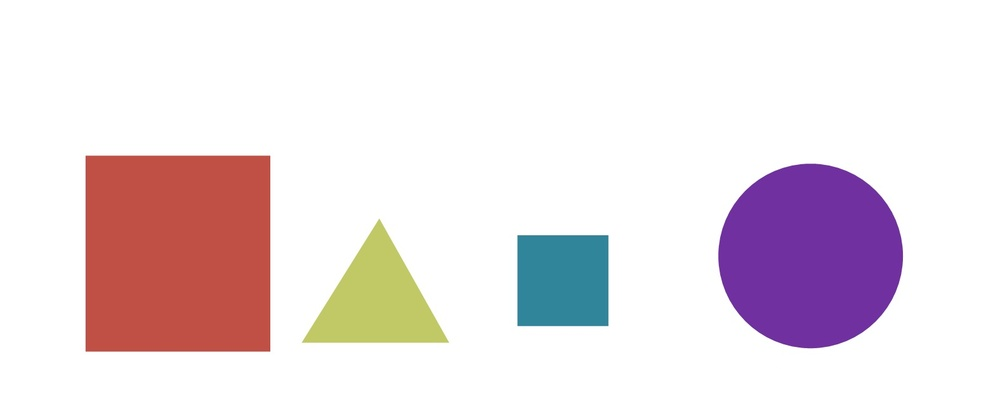
#> input picture images/bunchofshapes.jpg, 1000 x 409 px, shrunk from 1576 x 645 before the run
$ jupyter execute '03_2 Contours.ipynb'
#> lines starting #> are read from the running program, lines starting #| are printed output that depends on the picture; after the words box and inside, x2 and y2 are one past the last pixel; in counts of white or black regions, pixels touching at a corner belong together
[cell 1]
# Our Setup, Import Libaries, Create our Imshow Function and Download our Images
import cv2
import numpy as np
from matplotlib import pyplot as plt

# Define our imshow function
def imshow(title = "Image", image = None, size = 16):
    w, h = image.shape[0], image.shape[1]
    aspect_ratio = w/h
    plt.figure(figsize=(size * aspect_ratio,size))
    plt.imshow(cv2.cvtColor(image, cv2.COLOR_BGR2RGB))
    plt.title(title)
    plt.show()

### **Applying cv2.findContours()**

```cv2.findContours(image, Retrieval Mode, Approximation Method)```

**Retrieval Modes**
- **RETR_LIST** - Retrieves all the contours, but doesn't create any parent-child relationship. Parents and kids are equal under this rule, and they are just contours. ie they all belongs to same hierarchy level.
- **RETR_EXTERNAL** - eturns only extreme outer flags. All child contours are left behind.
- **RETR_CCOMP** - This flag retrieves all the contours and arranges them to a 2-level hierarchy. ie external contours of the object (ie its boundary) are placed in hierarchy-1. And the contours of holes inside object (if any) is placed in hierarchy-2. If any object inside it, its contour is placed again in hierarchy-1 only. And its hole in hierarchy-2 and so on.
- **RETR_TREE** -  It retrieves all the contours and creates a full family hierarchy list.

**Approximation Method Options**
- cv2.CHAIN_APPROX_NONE – Stores all the points along the line(inefficient!)
- cv2.CHAIN_APPROX_SIMPLE – Stores the end points of each line

### **Finding Contours as per usual**

[cell 2]
# Load our image
image = cv2.imread('.././images/bunchofshapes.jpg')
#> image is the input picture: shape (409, 1000, 3); mean B, G, R 226.7, 222.2, 234.4
imshow('Original Image', image)

# Grayscale our image
gray = cv2.cvtColor(image,cv2.COLOR_BGR2GRAY)

# Find Canny edges
edged = cv2.Canny(gray, 50, 200)
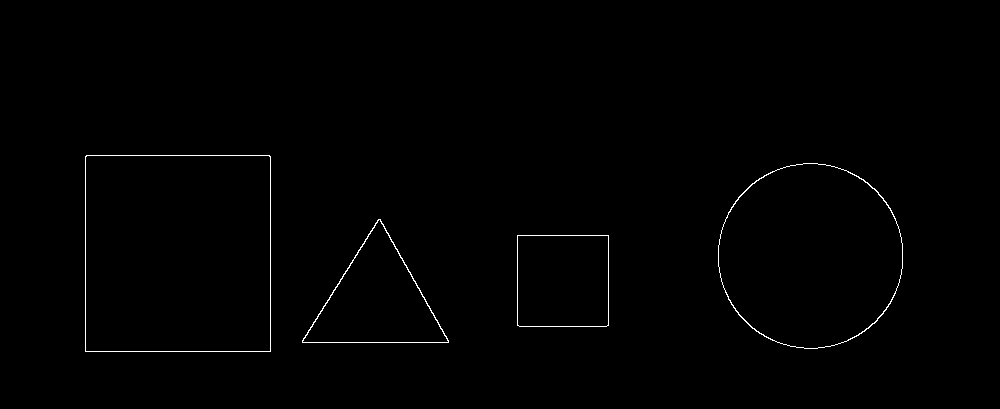
#> edged: shape (409, 1000); 0.57% white in thin lines or dots, all inside (x1, y1, x2, y2) = (85, 155, 903, 352)
imshow('Canny Edges', edged)

# Find contours and print how many were found
contours, hierarchy = cv2.findContours(edged.copy(), cv2.RETR_EXTERNAL, cv2.CHAIN_APPROX_NONE)
#> contours = 4 contours; box (x1, y1, x2, y2) and area: (85, 155, 271, 352) 36259, (718, 163, 903, 349) 26813, (302, 219, 449, 343) 9207, (517, 235, 609, 327) 8278
print("Number of contours found = ", len(contours))
#| Number of contours found =  4

# Draw all contours over blank image
cv2.drawContours(image, contours, -1, (0,255,0), 3)
imshow('All Contours', image)

[cell 3]
contours[0]
#> Out = contour of 362 points, box (x1, y1, x2, y2) (517, 235, 609, 327), area 8278

## **Sorting by Area using cv2.ContourArea and cv2.Moments**

[cell 4]
import cv2
import numpy as np

# Function we'll use to display contour area

def get_contour_areas(contours):
    """returns the areas of all contours as list"""
    all_areas = []
    for cnt in contours:
        area = cv2.contourArea(cnt)
        all_areas.append(area)
#> this loop made 4 passes
#> area on passes 1 to 4: 8278, 9207, 26813, 36259
#> after the loop, all_areas = [8278, 9207, 26813, 36259]
    return all_areas

# Load our image
image = cv2.imread('.././images/bunchofshapes.jpg')

# Let's print the areas of the contours before sorting
print("Contor Areas before sorting...")
print(get_contour_areas(contours))
#| [8278.0, 9207.0, 26813.0, 36259.0]

# Sort contours large to small by area
sorted_contours = sorted(contours, key=cv2.contourArea, reverse=True)
#> sorted_contours has the same summary as contours

print("Contor Areas after sorting...")
print(get_contour_areas(sorted_contours))
#> the loop in get_contour_areas (call 2), `for cnt in contours:` made 4 passes
#| [36259.0, 26813.0, 9207.0, 8278.0]

# Iterate over our contours and draw one at a time
for (i,c) in enumerate(sorted_contours):
    M = cv2.moments(c)
    cx = int(M['m10'] / M['m00'])
    cy = int(M['m01'] / M['m00'])
    cv2.putText(image, str(i+1), (cx, cy), cv2.FONT_HERSHEY_SIMPLEX, 2, (0, 255, 0), 3)
    cv2.drawContours(image, [c], -1, (255,0,0), 3)
#> this loop made 4 passes
#> (cx, cy) on passes 1 to 4: (177, 253), (810, 255), (376, 300), (562, 280)
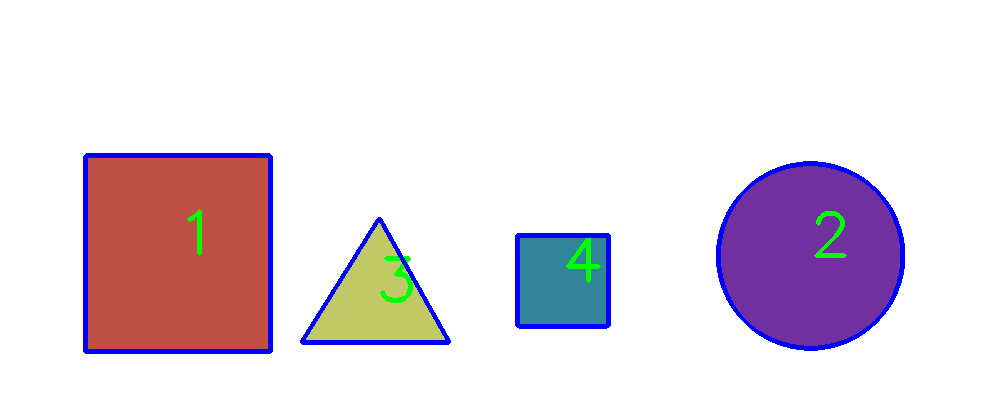
#> image: shape (409, 1000, 3); 2.9% of pixels changed, all inside (x1, y1, x2, y2) = (83, 153, 905, 354)

imshow('Contours by area', image)

#### **Define some functions we'll be using**

[cell 5]
# Functions we'll use for sorting by position
def x_cord_contour(contours):
    """Returns the X cordinate for the contour centroid"""
    if cv2.contourArea(contours) > 10:
        M = cv2.moments(contours)
        return (int(M['m10']/M['m00']))
    else:
        pass

def label_contour_center(image, c):
    """Places a red circle on the centers of contours"""
    M = cv2.moments(c)
    cx = int(M['m10'] / M['m00'])
    cy = int(M['m01'] / M['m00'])

    # Draw the countour number on the image
    cv2.circle(image,(cx,cy), 10, (0,0,255), -1)
    return image

#### **We use Moments to Calculate the Center and then use the X Cordinate to sort from left to right**

[cell 6]
# Load our image
image = cv2.imread('.././images/bunchofshapes.jpg')
orginal_image = image.copy()

# Computer Center of Mass or centroids and draw them on our image
for (i, c) in enumerate(contours):
    orig = label_contour_center(image, c)
#> this loop made 4 passes
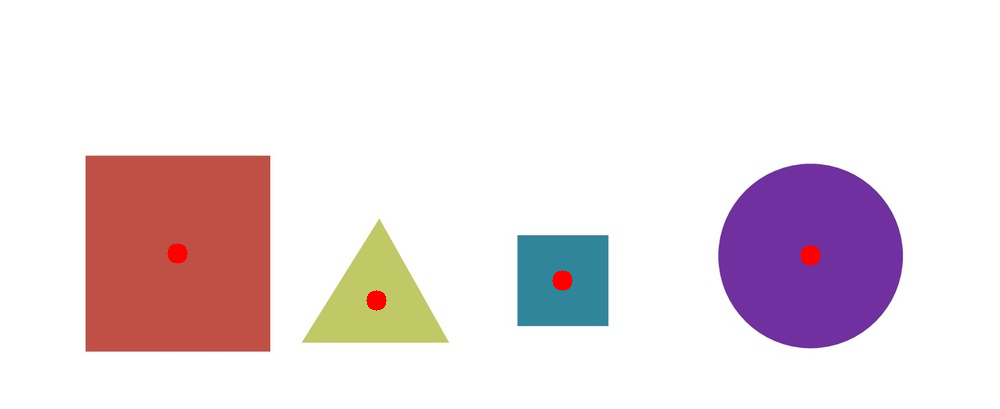
#> image: shape (409, 1000, 3); 0.31% of pixels changed, all inside (x1, y1, x2, y2) = (167, 243, 821, 311)

# Showing the Contour centers
imshow("Sorting Left to Right", image)

# Sort by left to right using our x_cord_contour function
contours_left_to_right = sorted(contours, key = x_cord_contour, reverse = False)
#> in x_cord_contour, `M = cv2.moments(contours)`: M = moments, m00 8278, centre m10/m00, m01/m00 = (562.5, 280.5)
#> contours_left_to_right has the same summary as contours

# Labeling Contours left to right
for (i,c)  in enumerate(contours_left_to_right):
    cv2.drawContours(orginal_image, [c], -1, (0,0,255), 3)
    M = cv2.moments(c)
    cx = int(M['m10'] / M['m00'])
    cy = int(M['m01'] / M['m00'])
    cv2.putText(orginal_image, str(i+1), (cx, cy), cv2.FONT_HERSHEY_SIMPLEX, 2, (0, 255, 0), 3)
    (x, y, w, h) = cv2.boundingRect(c)
#> this loop made 4 passes
#> (cx, cy, x, y, w, h) on passes 1 to 4: (177, 253, 85, 155, 186, 197), (376, 300, 302, 219, 147, 124), (562, 280, 517, 235, 92, 92), (810, 255, 718, 163, 185, 186)

imshow('Sorting Left to Right', orginal_image)

## **Approximating Contours using ApproxPolyDP**

### **Using ApproxPolyDP to approximate contours as a more defined shape**
It approximates a contour shape to another shape with less number of vertices depending upon the precision we specify.

***cv2.approxPolyDP(contour, Approximation Accuracy, Closed)***
- **contour** – is the individual contour we wish to approximate
- **Approximation Accuracy** – Important parameter is determining the accuracy of the approximation. Small values give precise-  approximations, large values give more generic approximation. A good rule of thumb is less than 5% of the contour perimeter
- **Closed** – a Boolean value that states whether the approximate contour should be open or closed

[cell 7]
import numpy as np
import cv2

# Load image and keep a copy
image = cv2.imread('.././images/house.jpg')
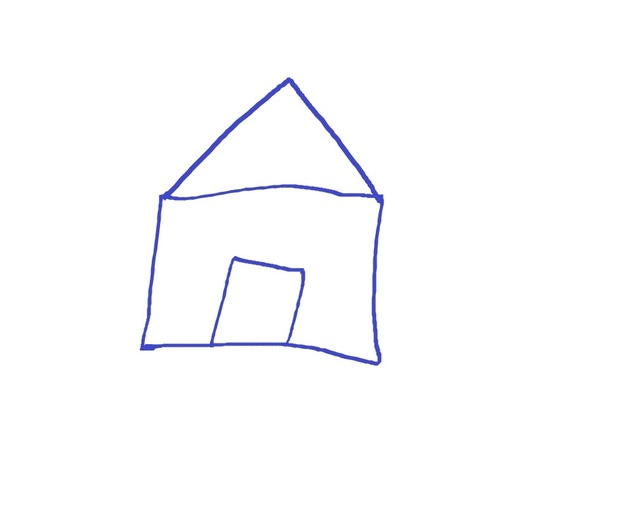
#> input picture images/house.jpg, 635 x 508 px, shrunk from 1000 x 800 before the run
#> image is the input picture: shape (508, 635, 3); mean B, G, R 253.6, 252, 251.9
orig_image = image.copy()
imshow('Original Image', orig_image)

# Grayscale and binarize
gray = cv2.cvtColor(image, cv2.COLOR_BGR2GRAY)
#> gray: shape (508, 635)
ret, thresh = cv2.threshold(gray, 127, 255, cv2.THRESH_BINARY_INV)
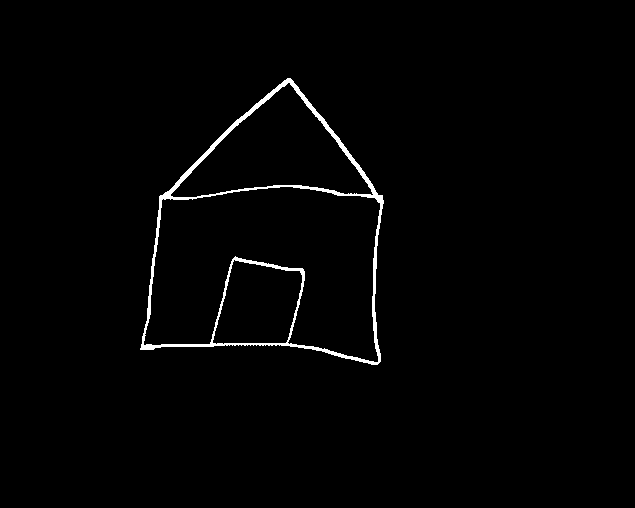
#> thresh: shape (508, 635); 1.4% white; 1 white region

# Find contours
contours, hierarchy = cv2.findContours(thresh.copy(), cv2.RETR_LIST, cv2.CHAIN_APPROX_NONE)
#> contours = 4 contours; box (x1, y1, x2, y2) and area: (140, 78, 384, 365) 48139, (143, 186, 381, 363) 27910, (170, 82, 374, 198) 11328, (212, 259, 303, 345) 5755
copy = image.copy()

# Iterate through each contour
for c in contours:
    x,y,w,h = cv2.boundingRect(c)
    cv2.rectangle(orig_image,(x,y),(x+w,y+h),(0,0,255),2)
    cv2.drawContours(image, [c], 0, (0, 255, 0), 2)
#> this loop made 4 passes
#> (x, y, w, h) on passes 1 to 4: (212, 259, 91, 86), (143, 186, 238, 177), (170, 82, 204, 116), (140, 78, 244, 287)
#> image: shape (508, 635, 3); 2.31% of pixels changed, all inside (x1, y1, x2, y2) = (139, 77, 385, 366)
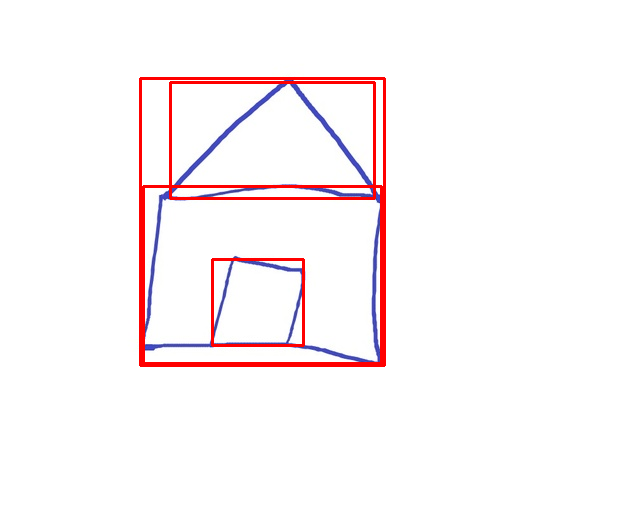
#> orig_image: shape (508, 635, 3); 2.6% of pixels changed, all inside (x1, y1, x2, y2) = (139, 77, 386, 367)

imshow('Drawing of Contours', image)
imshow('Bounding Rectangles', orig_image)
# Iterate through each contour and compute the approx contour
for c in contours:
    # Calculate accuracy as a percent of the contour perimeter
    accuracy = 0.03 * cv2.arcLength(c, True)
    approx = cv2.approxPolyDP(c, accuracy, True)
    cv2.drawContours(copy, [approx], 0, (0, 255, 0), 2)
#> this loop made 4 passes
#> (accuracy, approx) on passes 1, 3: (9.54, [[234, 259], [300, 271], [285, 343], [212, 342]]), (16, [[373, 194], [170, 195], [288, 82]])
#> accuracy on passes 2, 4: 29.23, 28.17
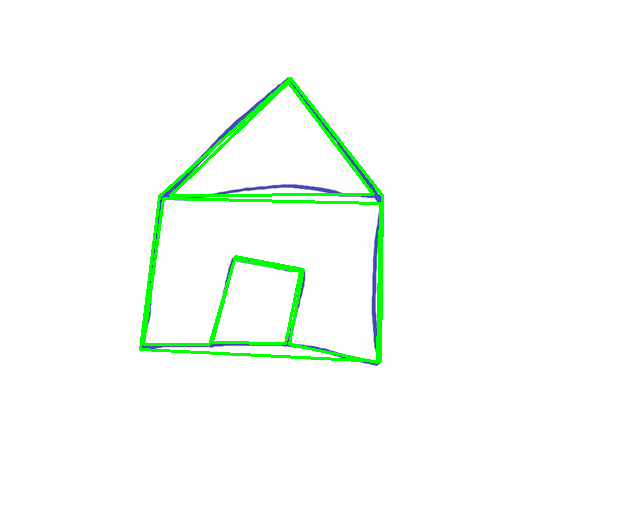
#> copy: shape (508, 635, 3); 2.32% of pixels changed, all inside (x1, y1, x2, y2) = (139, 77, 384, 364)

imshow('Approx Poly DP', copy)

## **Convex Hull**

Convex Hull will look similar to contour approximation, but it is not (Both may provide the same results in some cases).

The cv2.convexHull() function checks a curve for convexity defects and corrects it. Generally speaking, convex curves are the curves which are always bulged out, or at-least flat. And if it is bulged inside, it is called convexity defects. For example, check the below image of hand. Red line shows the convex hull of hand. The double-sided arrow marks shows the convexity defects, which are the local maximum deviations of hull from contours

[cell 8]
import numpy as np
import cv2

image = cv2.imread('.././images/hand.jpg')
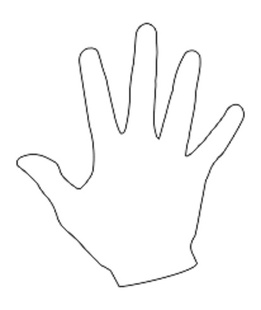
#> input picture images/hand.jpg, 261 x 310 px, shrunk from 412 x 488 before the run
#> image is the input picture: shape (310, 261, 3); min 45, max 255, mean 250.1
orginal_image = image.copy()
gray = cv2.cvtColor(image, cv2.COLOR_BGR2GRAY)
#> gray: shape (310, 261)

imshow('Original Image', image)

# Threshold the image
ret, thresh = cv2.threshold(gray, 176, 255, 0)
#> thresh: shape (310, 261); 97.2% white; black in thin lines or dots, all inside (x1, y1, x2, y2) = (16, 23, 245, 287)

# Find contours
contours, hierarchy = cv2.findContours(thresh.copy(), cv2.RETR_LIST, cv2.CHAIN_APPROX_NONE)
#> contours = 3 contours; box (x1, y1, x2, y2) and area: (0, 0, 261, 310) 80340, (15, 22, 202, 227) 2372, (61, 103, 246, 288) 1094
cv2.drawContours(image, contours, 0, (0, 255, 0), 2)
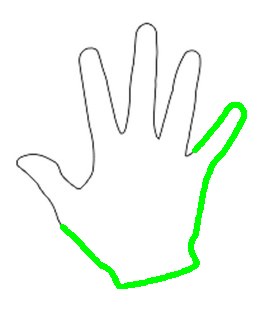
#> image: shape (310, 261, 3); 3.13% of pixels changed, all inside (x1, y1, x2, y2) = (60, 102, 247, 289)
imshow('Contours of Hand', image)


# Sort Contors by area and then remove the largest frame contour
n = len(contours) - 1
#> n = 2
contours = sorted(contours, key=cv2.contourArea, reverse=False)[:n]
#> contours = 2 contours; box (x1, y1, x2, y2) and area: (15, 22, 202, 227) 2372, (61, 103, 246, 288) 1094

# Iterate through contours and draw the convex hull
for c in contours:
    hull = cv2.convexHull(c)
    cv2.drawContours(orginal_image, [hull], 0, (0, 255, 0), 2)
#> this loop made 2 passes
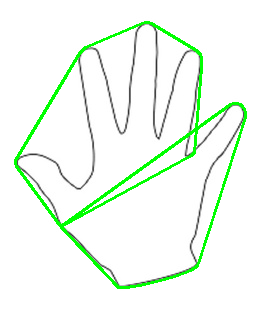
#> orginal_image: shape (310, 261, 3); 4.25% of pixels changed, all inside (x1, y1, x2, y2) = (14, 21, 247, 289)

imshow('Convex Hull', orginal_image)
